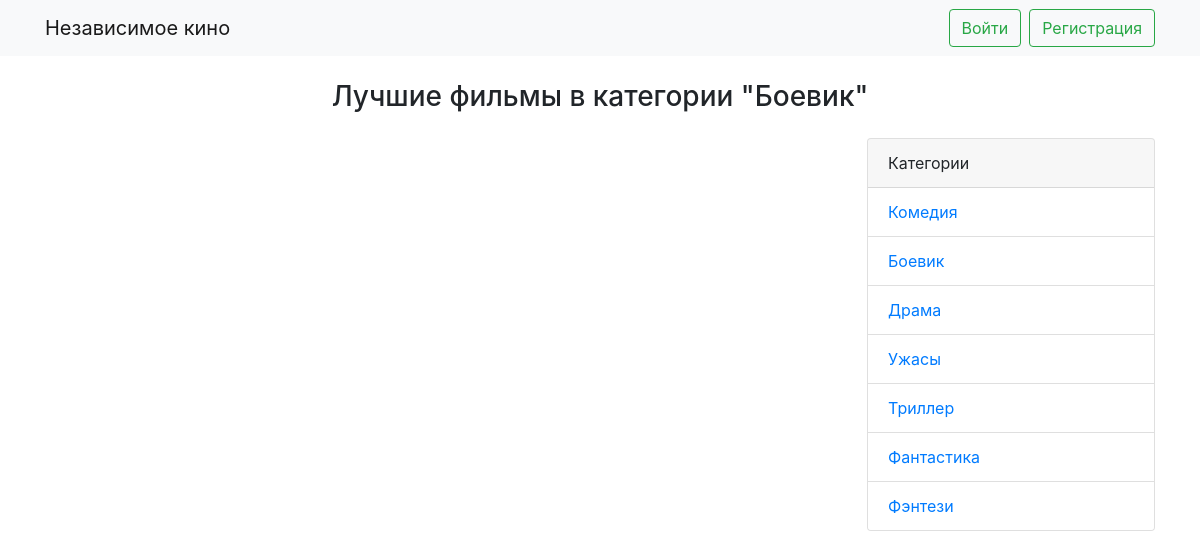
The app's page /main/category/boevik with its own data.
### main/models.py (models this page shows, shortened)
class Category(models.Model):
    title = models.CharField(max_length=50)
    slug = models.SlugField(unique=True, db_index=True, blank=True)
    def get_absolute_url(self):
        return reverse('detailCategory', kwargs={'slug': self.slug})

### main/views.py (the view)
# urls.py: path('category/<slug:slug>', CategoryDetail.as_view(), name='detailCategory')
class CategoryDetail(DetailView):
    model = Category
    context_object_name = 'category'
    template_name = 'main/home.html'
    def get_context_data(self, **kwargs):
        context = super().get_context_data(**kwargs)
        context['films'] = Film.objects.all().filter(categories=context['category'])
        context['categories'] = Category.objects.all()
        return context

### main/templates/main/home.html (shortened to what this page needs)
{%extends 'base.html'%}
{%block body%}
{%if category%}
<h3 class="text-center mt-4">Лучшие фильмы в категории "{{category.title}}"</h3>
{%endif%}
<div class="row mt-4">
    <div class="col">
    </div>
    <div class="col-md-auto">
        <div class="card" style="width: 18rem;">
            <div class="card-header">
                Категории
            </div>
            <ul class="list-group list-group-flush">
                {%for category in categories%}
                <li class="list-group-item"><a href="{{category.get_absolute_url}}">{{category.title}}</a></li>
                {%endfor%}
            </ul>
        </div>
    </div>
</div>
{%endblock%}

### records on screen
Category: title "Боевик"
Category: title "Комедия"
Category: title "Драма"
Category: title "Ужасы"
Category: title "Триллер"
Category: title "Фантастика"
Category: title "Фэнтези"
